Frame 1 (no input): blank canvas, image omitted
Frame 60 (no input): blank canvas, image omitted
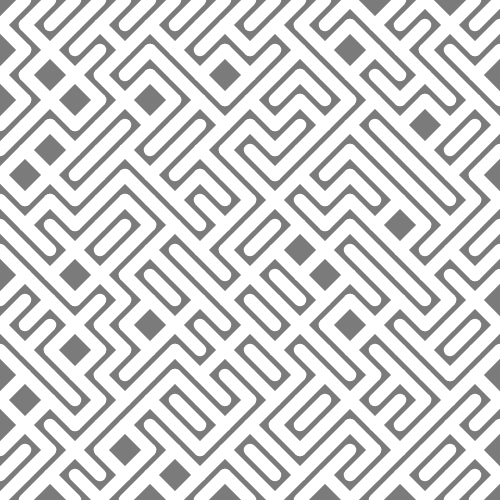
Frame 120 (the mouse pressed at the canvas centre since frame 60)

The p5.js sketch whose frames 1 and 60 were blank and that drew this single picture after the mouse press (run headless with seeded random() and noise() and a simulated clock; from frame 60 on, the mouse is pressed at the canvas centre):

// p5.js sketch
// ── sketch.js
'use strict';

let noOfTiles = 20;
let tileWidth;

function setup(){
	createCanvas(500, 500);
}

function draw(){
    background(123);
    // Draws every second but on the same pattern - use instead of noLoop()
	randomSeed(100);
    
	tileWidth = width / noOfTiles;

	for(let gridY = 0; gridY < noOfTiles; gridY++){
		for(let gridX = 0; gridX < noOfTiles; gridX++){
			fill(0);
			stroke(255);
			strokeWeight(10);

			push();
			translate(gridX * tileWidth + tileWidth/2, gridY * tileWidth + tileWidth/2);
			let choice = Math.floor(random(2));
			if(choice == 0){
                // change the stroke using the mouse x position
				strokeWeight(mouseX / 20);
				line(-tileWidth/2, tileWidth/2, tileWidth/2, -tileWidth/2);
			} else {
                // change the stroke using the mouse y position
				strokeWeight(mouseY / 20);
				line(-tileWidth/2, -tileWidth/2, tileWidth/2, tileWidth/2);
			}
			pop();
		}
	}
}
